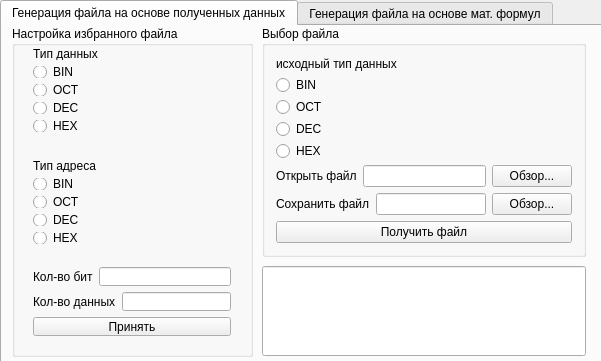
<?xml version="1.0" encoding="UTF-8"?>
<ui version="4.0">
 <class>MainWindow</class>
 <widget class="QMainWindow" name="MainWindow">
  <property name="geometry">
   <rect>
    <x>0</x>
    <y>0</y>
    <width>601</width>
    <height>361</height>
   </rect>
  </property>
  <property name="minimumSize">
   <size>
    <width>0</width>
    <height>0</height>
   </size>
  </property>
  <property name="maximumSize">
   <size>
    <width>16777215</width>
    <height>16777215</height>
   </size>
  </property>
  <property name="windowTitle">
   <string>Генерация .mif файлов</string>
  </property>
  <widget class="QWidget" name="centralWidget">
   <widget class="QTabWidget" name="tabWidget">
    <property name="geometry">
     <rect>
      <x>0</x>
      <y>0</y>
      <width>611</width>
      <height>371</height>
     </rect>
    </property>
    <property name="currentIndex">
     <number>0</number>
    </property>
    <widget class="QWidget" name="tab_3">
     <attribute name="title">
      <string>Генерация файла на основе полученных данных</string>
     </attribute>
     <widget class="QGroupBox" name="groupBox">
      <property name="geometry">
       <rect>
        <x>260</x>
        <y>0</y>
        <width>324</width>
        <height>231</height>
       </rect>
      </property>
      <property name="title">
       <string>Выбор файла</string>
      </property>
      <layout class="QVBoxLayout" name="verticalLayout">
       <item>
        <layout class="QVBoxLayout" name="verticalLayout_5">
         <item>
          <widget class="QLabel" name="label_7">
           <property name="text">
            <string>исходный тип данных</string>
           </property>
          </widget>
         </item>
         <item>
          <widget class="QRadioButton" name="START_BIN">
           <property name="text">
            <string>BIN</string>
           </property>
          </widget>
         </item>
         <item>
          <widget class="QRadioButton" name="START_OCT">
           <property name="text">
            <string>OCT</string>
           </property>
          </widget>
         </item>
         <item>
          <widget class="QRadioButton" name="START_DEC">
           <property name="text">
            <string>DEC</string>
           </property>
          </widget>
         </item>
         <item>
          <widget class="QRadioButton" name="START_HEX">
           <property name="text">
            <string>HEX</string>
           </property>
          </widget>
         </item>
        </layout>
       </item>
       <item>
        <layout class="QHBoxLayout" name="horizontalLayout">
         <item>
          <widget class="QLabel" name="label">
           <property name="text">
            <string>Открыть файл</string>
           </property>
          </widget>
         </item>
         <item>
          <widget class="QLineEdit" name="OPEN"/>
         </item>
         <item>
          <widget class="QPushButton" name="OPEN_ALL">
           <property name="text">
            <string>Обзор...</string>
           </property>
          </widget>
         </item>
        </layout>
       </item>
       <item>
        <layout class="QHBoxLayout" name="horizontalLayout_2">
         <item>
          <widget class="QLabel" name="label_2">
           <property name="text">
            <string>Сохранить файл</string>
           </property>
          </widget>
         </item>
         <item>
          <widget class="QLineEdit" name="SAVE"/>
         </item>
         <item>
          <widget class="QPushButton" name="SAVE_ALL">
           <property name="text">
            <string>Обзор...</string>
           </property>
          </widget>
         </item>
        </layout>
       </item>
       <item>
        <widget class="QPushButton" name="GET">
         <property name="text">
          <string>Получить файл</string>
         </property>
        </widget>
       </item>
      </layout>
     </widget>
     <widget class="QGroupBox" name="groupBox_2">
      <property name="geometry">
       <rect>
        <x>10</x>
        <y>0</y>
        <width>241</width>
        <height>331</height>
       </rect>
      </property>
      <property name="title">
       <string>Настройка избранного файла</string>
      </property>
      <widget class="QWidget" name="layoutWidget">
       <property name="geometry">
        <rect>
         <x>10</x>
         <y>10</y>
         <width>220</width>
         <height>107</height>
        </rect>
       </property>
       <layout class="QVBoxLayout" name="verticalLayout_3">
        <item>
         <widget class="QLabel" name="label_4">
          <property name="text">
           <string>Тип данных</string>
          </property>
         </widget>
        </item>
        <item>
         <widget class="QRadioButton" name="DATA_BIN">
          <property name="text">
           <string>BIN</string>
          </property>
         </widget>
        </item>
        <item>
         <widget class="QRadioButton" name="DATA_OCT">
          <property name="text">
           <string>OCT</string>
          </property>
         </widget>
        </item>
        <item>
         <widget class="QRadioButton" name="DATA_DEC">
          <property name="text">
           <string>DEC</string>
          </property>
         </widget>
        </item>
        <item>
         <widget class="QRadioButton" name="DATA_HEX">
          <property name="text">
           <string>HEX</string>
          </property>
         </widget>
        </item>
       </layout>
      </widget>
      <widget class="QWidget" name="layoutWidget">
       <property name="geometry">
        <rect>
         <x>10</x>
         <y>122</y>
         <width>220</width>
         <height>107</height>
        </rect>
       </property>
       <layout class="QVBoxLayout" name="verticalLayout_2">
        <item>
         <widget class="QLabel" name="label_3">
          <property name="text">
           <string>Тип адреса</string>
          </property>
         </widget>
        </item>
        <item>
         <widget class="QRadioButton" name="ADDRES_BIN">
          <property name="text">
           <string>BIN</string>
          </property>
         </widget>
        </item>
        <item>
         <widget class="QRadioButton" name="ADDRES_OCT">
          <property name="text">
           <string>OCT</string>
          </property>
         </widget>
        </item>
        <item>
         <widget class="QRadioButton" name="ADDRES_DEC">
          <property name="text">
           <string>DEC</string>
          </property>
         </widget>
        </item>
        <item>
         <widget class="QRadioButton" name="ADDRES_HEX">
          <property name="text">
           <string>HEX</string>
          </property>
         </widget>
        </item>
       </layout>
      </widget>
      <widget class="QWidget" name="layoutWidget">
       <property name="geometry">
        <rect>
         <x>10</x>
         <y>230</y>
         <width>220</width>
         <height>91</height>
        </rect>
       </property>
       <layout class="QVBoxLayout" name="verticalLayout_4">
        <item>
         <layout class="QHBoxLayout" name="horizontalLayout_3">
          <item>
           <widget class="QLabel" name="label_5">
            <property name="text">
             <string>Кол-во бит</string>
            </property>
           </widget>
          </item>
          <item>
           <widget class="QLineEdit" name="BIT"/>
          </item>
         </layout>
        </item>
        <item>
         <layout class="QHBoxLayout" name="horizontalLayout_4">
          <item>
           <widget class="QLabel" name="label_6">
            <property name="text">
             <string>Кол-во данных</string>
            </property>
           </widget>
          </item>
          <item>
           <widget class="QLineEdit" name="RADIX"/>
          </item>
         </layout>
        </item>
        <item>
         <widget class="QPushButton" name="APPLY">
          <property name="text">
           <string>Принять</string>
          </property>
         </widget>
        </item>
       </layout>
      </widget>
     </widget>
     <widget class="QLineEdit" name="INFORMATION">
      <property name="geometry">
       <rect>
        <x>260</x>
        <y>240</y>
        <width>324</width>
        <height>90</height>
       </rect>
      </property>
     </widget>
    </widget>
    <widget class="QWidget" name="tab_4">
     <attribute name="title">
      <string>Генерация файла на основе мат. формул</string>
     </attribute>
     <widget class="QGroupBox" name="groupBox_3">
      <property name="geometry">
       <rect>
        <x>10</x>
        <y>0</y>
        <width>241</width>
        <height>331</height>
       </rect>
      </property>
      <property name="title">
       <string>Настройка файла</string>
      </property>
      <widget class="QWidget" name="layoutWidget_4">
       <property name="geometry">
        <rect>
         <x>10</x>
         <y>230</y>
         <width>220</width>
         <height>91</height>
        </rect>
       </property>
       <layout class="QVBoxLayout" name="verticalLayout_8">
        <item>
         <layout class="QHBoxLayout" name="horizontalLayout_5">
          <item>
           <widget class="QLabel" name="label_10">
            <property name="text">
             <string>Кол-во бит</string>
            </property>
           </widget>
          </item>
          <item>
           <widget class="QLineEdit" name="BIT_GENERATION"/>
          </item>
         </layout>
        </item>
        <item>
         <layout class="QHBoxLayout" name="horizontalLayout_6">
          <item>
           <widget class="QLabel" name="label_11">
            <property name="text">
             <string>Кол-во данных</string>
            </property>
           </widget>
          </item>
          <item>
           <widget class="QLineEdit" name="RADIX_GENERATION"/>
          </item>
         </layout>
        </item>
        <item>
         <widget class="QPushButton" name="APPLY_GENERATION">
          <property name="text">
           <string>Принять</string>
          </property>
         </widget>
        </item>
       </layout>
      </widget>
      <widget class="QWidget" name="layoutWidget">
       <property name="geometry">
        <rect>
         <x>10</x>
         <y>10</y>
         <width>221</width>
         <height>107</height>
        </rect>
       </property>
       <layout class="QVBoxLayout" name="verticalLayout_6">
        <item>
         <widget class="QLabel" name="label_8">
          <property name="text">
           <string>Тип данных</string>
          </property>
         </widget>
        </item>
        <item>
         <widget class="QRadioButton" name="DATA_GENERATION_BIN">
          <property name="text">
           <string>BIN</string>
          </property>
         </widget>
        </item>
        <item>
         <widget class="QRadioButton" name="DATA_GENERATION_OCT">
          <property name="text">
           <string>OCT</string>
          </property>
         </widget>
        </item>
        <item>
         <widget class="QRadioButton" name="DATA_GENERATION_DEC">
          <property name="text">
           <string>DEC</string>
          </property>
         </widget>
        </item>
        <item>
         <widget class="QRadioButton" name="DATA_GENERATION_HEX">
          <property name="text">
           <string>HEX</string>
          </property>
         </widget>
        </item>
       </layout>
      </widget>
      <widget class="QWidget" name="layoutWidget">
       <property name="geometry">
        <rect>
         <x>10</x>
         <y>122</y>
         <width>221</width>
         <height>107</height>
        </rect>
       </property>
       <layout class="QVBoxLayout" name="verticalLayout_7">
        <item>
         <widget class="QLabel" name="label_9">
          <property name="text">
           <string>Тип адреса</string>
          </property>
         </widget>
        </item>
        <item>
         <widget class="QRadioButton" name="ADDRES_GENERATION_BIN">
          <property name="text">
           <string>BIN</string>
          </property>
         </widget>
        </item>
        <item>
         <widget class="QRadioButton" name="ADDRES_GENERATION_OCT">
          <property name="text">
           <string>OCT</string>
          </property>
         </widget>
        </item>
        <item>
         <widget class="QRadioButton" name="ADDRES_GENERATION_DEC">
          <property name="text">
           <string>DEC</string>
          </property>
         </widget>
        </item>
        <item>
         <widget class="QRadioButton" name="ADDRES_GENERATION_HEX">
          <property name="text">
           <string>HEX</string>
          </property>
         </widget>
        </item>
       </layout>
      </widget>
     </widget>
     <widget class="QLineEdit" name="INFORMATION_GENERATION">
      <property name="geometry">
       <rect>
        <x>260</x>
        <y>270</y>
        <width>328</width>
        <height>61</height>
       </rect>
      </property>
     </widget>
     <widget class="QGroupBox" name="groupBox_4">
      <property name="geometry">
       <rect>
        <x>260</x>
        <y>0</y>
        <width>328</width>
        <height>261</height>
       </rect>
      </property>
      <property name="title">
       <string>Генерация файла</string>
      </property>
      <layout class="QHBoxLayout" name="horizontalLayout_11">
       <item>
        <layout class="QVBoxLayout" name="verticalLayout_9">
         <item>
          <layout class="QHBoxLayout" name="horizontalLayout_7">
           <item>
            <widget class="QLabel" name="label_12">
             <property name="text">
              <string>Сохранить файл</string>
             </property>
            </widget>
           </item>
           <item>
            <widget class="QLineEdit" name="SAVE_GENERATION"/>
           </item>
           <item>
            <widget class="QPushButton" name="SAVE_GENERATION_ALL">
             <property name="text">
              <string>Обзор...</string>
             </property>
            </widget>
           </item>
          </layout>
         </item>
         <item>
          <layout class="QGridLayout" name="gridLayout">
           <item row="1" column="0">
            <widget class="QRadioButton" name="SUBTRACTION">
             <property name="text">
              <string>ВЫЧИТАНИЕ</string>
             </property>
            </widget>
           </item>
           <item row="0" column="1">
            <widget class="QRadioButton" name="DIVISION">
             <property name="text">
              <string>ДЕЛЕНИЕ</string>
             </property>
            </widget>
           </item>
           <item row="2" column="0">
            <widget class="QRadioButton" name="MULTIPLICATION">
             <property name="text">
              <string>УМНОЖЕНИЕ</string>
             </property>
            </widget>
           </item>
           <item row="2" column="1">
            <widget class="QRadioButton" name="RADICAL">
             <property name="text">
              <string>КОРЕНЬ</string>
             </property>
            </widget>
           </item>
           <item row="1" column="1">
            <widget class="QRadioButton" name="DEGREE">
             <property name="text">
              <string>СТЕПЕНЬ</string>
             </property>
            </widget>
           </item>
           <item row="0" column="0">
            <widget class="QRadioButton" name="ADDITION">
             <property name="text">
              <string>СЛОЖЕНИЕ</string>
             </property>
            </widget>
           </item>
           <item row="0" column="2">
            <widget class="QRadioButton" name="COSINE">
             <property name="text">
              <string>КОСИНУС</string>
             </property>
            </widget>
           </item>
           <item row="1" column="2">
            <widget class="QRadioButton" name="SINUS">
             <property name="text">
              <string>СИНУС</string>
             </property>
            </widget>
           </item>
           <item row="2" column="2">
            <widget class="QRadioButton" name="ZERO">
             <property name="text">
              <string>НУЛЕВОЙ</string>
             </property>
            </widget>
           </item>
          </layout>
         </item>
         <item>
          <layout class="QHBoxLayout" name="horizontalLayout_12">
           <item>
            <widget class="QLabel" name="label_16">
             <property name="text">
              <string>Сколько чисел после запятой</string>
             </property>
            </widget>
           </item>
           <item>
            <widget class="QLineEdit" name="NUMBER_2"/>
           </item>
          </layout>
         </item>
         <item>
          <layout class="QHBoxLayout" name="horizontalLayout_10">
           <item>
            <widget class="QLabel" name="label_15">
             <property name="text">
              <string>Число</string>
             </property>
            </widget>
           </item>
           <item>
            <widget class="QLineEdit" name="NUMBER"/>
           </item>
          </layout>
         </item>
         <item>
          <layout class="QHBoxLayout" name="horizontalLayout_8">
           <item>
            <widget class="QLabel" name="label_13">
             <property name="text">
              <string>От какого числа(не включительно)</string>
             </property>
            </widget>
           </item>
           <item>
            <widget class="QLineEdit" name="MIN_RADIX"/>
           </item>
          </layout>
         </item>
         <item>
          <layout class="QHBoxLayout" name="horizontalLayout_9">
           <item>
            <widget class="QLabel" name="label_14">
             <property name="text">
              <string>До какого числа(включительно)</string>
             </property>
            </widget>
           </item>
           <item>
            <widget class="QLineEdit" name="MAX_RADIX"/>
           </item>
          </layout>
         </item>
         <item>
          <widget class="QPushButton" name="GET_GENERATION">
           <property name="text">
            <string>Сгенерировать собственный файл</string>
           </property>
          </widget>
         </item>
        </layout>
       </item>
      </layout>
     </widget>
    </widget>
   </widget>
  </widget>
 </widget>
 <layoutdefault spacing="6" margin="11"/>
 <resources/>
 <connections/>
</ui>
